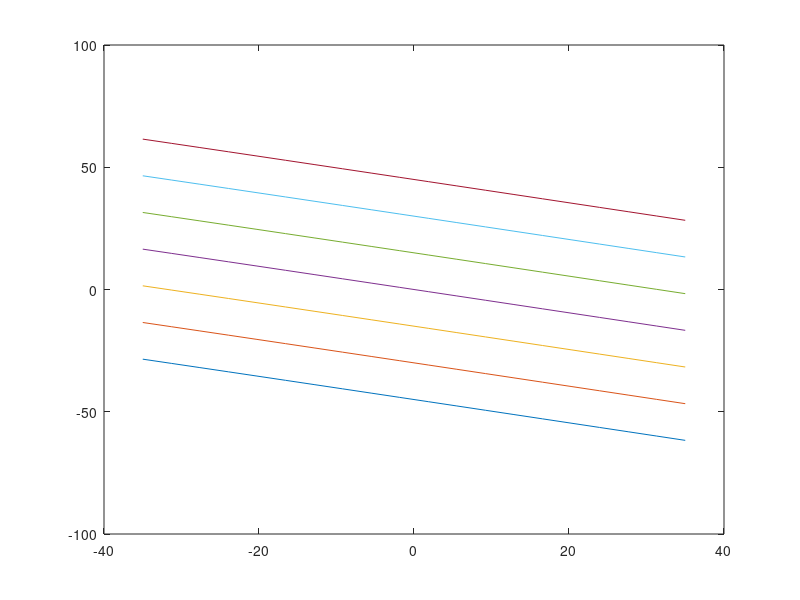
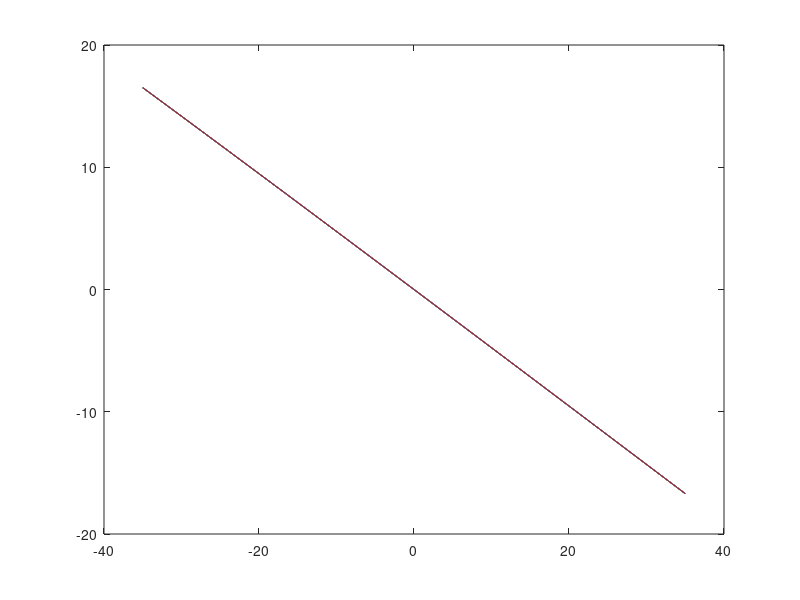

Reproduce these figures in MATLAB, in order. (Note: this script raises an error after producing the figures.)
% When keeping the toes at a constant angle relative to the ground, changes
% in midtarsal angle affect the mtp angle.

calcn2mtj = 0.08207;
mtj2mtpj = 0.089638;
beta0 = 2.4935;

q_mt = 0*pi/180;

beta = beta0 + q_mt; % top angle of foot arch triangle
l_fa = sqrt(calcn2mtj^2 + mtj2mtpj^2 - 2*calcn2mtj*mtj2mtpj*cos(beta)); % foot arch length
h_fa = calcn2mtj*mtj2mtpj/l_fa*sin(beta); % foot arch height

gamma0 = asin(h_fa/mtj2mtpj);


qs_mt = linspace(-35,35,20)';
qs_mtp = [-45:15:45]';

for j=1:length(qs_mtp)
    for i=1:length(qs_mt)

        q_mtp0 = qs_mtp(j);
        q_mt = qs_mt(i)*pi/180;

        beta = beta0 + q_mt; % top angle of foot arch triangle
        l_fa = sqrt(calcn2mtj^2 + mtj2mtpj^2 - 2*calcn2mtj*mtj2mtpj*cos(beta)); % foot arch length
        h_fa = calcn2mtj*mtj2mtpj/l_fa*sin(beta); % foot arch height

        gamma = asin(h_fa/mtj2mtpj);

        dq(i,j) = (gamma-gamma0)*180/pi;
        q_mtp(i,j) = q_mtp0 + dq(i,j);
        
    end
end

figure
plot(qs_mt,q_mtp)

figure
plot(qs_mt,dq)

c = nanmean(dq./qs_mt);

q_mtp = qs_mtp' + c.*qs_mt;
